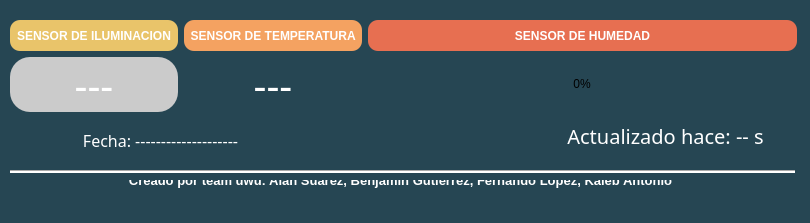
<?xml version="1.0" encoding="UTF-8"?>
<ui version="4.0">
 <class>MainWindow</class>
 <widget class="QMainWindow" name="MainWindow">
  <property name="geometry">
   <rect>
    <x>0</x>
    <y>0</y>
    <width>810</width>
    <height>223</height>
   </rect>
  </property>
  <property name="windowTitle">
   <string>Momnitoreo</string>
  </property>
  <property name="windowIcon">
   <iconset>
    <normaloff>../../../../../Downloads/cheems.png</normaloff>../../../../../Downloads/cheems.png</iconset>
  </property>
  <property name="styleSheet">
   <string notr="true">background-color: rgb(38, 70, 83);</string>
  </property>
  <property name="animated">
   <bool>true</bool>
  </property>
  <widget class="QWidget" name="centralwidget">
   <widget class="QWidget" name="gridLayoutWidget">
    <property name="geometry">
     <rect>
      <x>10</x>
      <y>20</y>
      <width>787</width>
      <height>92</height>
     </rect>
    </property>
    <layout class="QGridLayout" name="gridLayout">
     <item row="1" column="1">
      <widget class="QLabel" name="labelTemperatura">
       <property name="font">
        <font>
         <family>OCR A Extended</family>
         <pointsize>30</pointsize>
        </font>
       </property>
       <property name="styleSheet">
        <string notr="true">color:white;</string>
       </property>
       <property name="text">
        <string>---</string>
       </property>
       <property name="alignment">
        <set>Qt::AlignCenter</set>
       </property>
      </widget>
     </item>
     <item row="0" column="2">
      <widget class="QLabel" name="label_3">
       <property name="font">
        <font>
         <family>System</family>
         <weight>75</weight>
         <bold>true</bold>
        </font>
       </property>
       <property name="styleSheet">
        <string notr="true">color:white;
background-color: rgb(231, 111, 81);
border-radius: 10px;
border-style: solid;
</string>
       </property>
       <property name="text">
        <string>  SENSOR DE HUMEDAD  </string>
       </property>
       <property name="alignment">
        <set>Qt::AlignCenter</set>
       </property>
      </widget>
     </item>
     <item row="1" column="0">
      <widget class="QLabel" name="labelProximidad">
       <property name="font">
        <font>
         <family>OCR A Extended</family>
         <pointsize>30</pointsize>
        </font>
       </property>
       <property name="styleSheet">
        <string notr="true">color:white;
background-color: rgb(203, 203, 203);
border-radius: 20px;</string>
       </property>
       <property name="text">
        <string>---</string>
       </property>
       <property name="alignment">
        <set>Qt::AlignCenter</set>
       </property>
      </widget>
     </item>
     <item row="0" column="0">
      <widget class="QLabel" name="label">
       <property name="font">
        <font>
         <family>System</family>
         <weight>75</weight>
         <bold>true</bold>
        </font>
       </property>
       <property name="styleSheet">
        <string notr="true">color:white;
border-radius: 10px;
border-style: solid;
background-color: rgb(233, 196, 106);</string>
       </property>
       <property name="text">
        <string>  SENSOR DE ILUMINACION  </string>
       </property>
       <property name="alignment">
        <set>Qt::AlignCenter</set>
       </property>
      </widget>
     </item>
     <item row="0" column="1">
      <widget class="QLabel" name="label_2">
       <property name="font">
        <font>
         <family>System</family>
         <weight>75</weight>
         <bold>true</bold>
        </font>
       </property>
       <property name="styleSheet">
        <string notr="true">color:white;
border-radius: 10px;
border-style: solid;
background-color: rgb(244, 162, 97);</string>
       </property>
       <property name="text">
        <string>  SENSOR DE TEMPERATURA  </string>
       </property>
       <property name="alignment">
        <set>Qt::AlignCenter</set>
       </property>
      </widget>
     </item>
     <item row="1" column="2">
      <widget class="QProgressBar" name="progressBar">
       <property name="font">
        <font>
         <family>System</family>
         <italic>false</italic>
        </font>
       </property>
       <property name="toolTip">
        <string>&lt;html&gt;&lt;head/&gt;&lt;body&gt;&lt;p&gt;Esta es una prueba&lt;/p&gt;&lt;/body&gt;&lt;/html&gt;</string>
       </property>
       <property name="layoutDirection">
        <enum>Qt::LeftToRight</enum>
       </property>
       <property name="autoFillBackground">
        <bool>false</bool>
       </property>
       <property name="styleSheet">
        <string notr="true">QProgressBar{
	background-color: rgba(211, 211, 211, .5);
	color: rgb(0, 0, 0);
	border-style: solid;
	border-radius: 10px;
	text-align: center;
}

QProgressBar::chunk{
	border-radius: 10px;
	background-color: qlineargradient(spread:pad, x1:0.189732, y1:0.204, x2:0.907, y2:0.125, stop:0 rgba(223, 223, 111, 255), stop:1 rgba(218, 72, 109, 255));
}
</string>
       </property>
       <property name="value">
        <number>0</number>
       </property>
       <property name="alignment">
        <set>Qt::AlignCenter</set>
       </property>
       <property name="orientation">
        <enum>Qt::Horizontal</enum>
       </property>
      </widget>
     </item>
    </layout>
   </widget>
   <widget class="Line" name="line">
    <property name="geometry">
     <rect>
      <x>10</x>
      <y>170</y>
      <width>785</width>
      <height>3</height>
     </rect>
    </property>
    <property name="styleSheet">
     <string notr="true">background-color: rgb(255, 255, 255);</string>
    </property>
    <property name="orientation">
     <enum>Qt::Horizontal</enum>
    </property>
   </widget>
   <widget class="QLabel" name="label_6">
    <property name="geometry">
     <rect>
      <x>10</x>
      <y>180</y>
      <width>781</width>
      <height>16</height>
     </rect>
    </property>
    <property name="font">
     <font>
      <pointsize>10</pointsize>
      <weight>75</weight>
      <bold>true</bold>
     </font>
    </property>
    <property name="styleSheet">
     <string notr="true">color:white;</string>
    </property>
    <property name="text">
     <string>Creado por team uwu: Alan Suárez, Benjamín Gutierrez, Fernando López, Kaleb Antonio
</string>
    </property>
    <property name="alignment">
     <set>Qt::AlignCenter</set>
    </property>
   </widget>
   <widget class="QLabel" name="labelRefresh">
    <property name="geometry">
     <rect>
      <x>540</x>
      <y>120</y>
      <width>251</width>
      <height>31</height>
     </rect>
    </property>
    <property name="font">
     <font>
      <family>OCR A Extended</family>
      <pointsize>15</pointsize>
     </font>
    </property>
    <property name="styleSheet">
     <string notr="true">color:white;</string>
    </property>
    <property name="text">
     <string>Actualizado hace: -- s</string>
    </property>
    <property name="alignment">
     <set>Qt::AlignCenter</set>
    </property>
   </widget>
   <widget class="QLabel" name="labelFecha">
    <property name="geometry">
     <rect>
      <x>10</x>
      <y>120</y>
      <width>301</width>
      <height>41</height>
     </rect>
    </property>
    <property name="font">
     <font>
      <family>OCR A Extended</family>
      <pointsize>12</pointsize>
     </font>
    </property>
    <property name="styleSheet">
     <string notr="true">color:white;</string>
    </property>
    <property name="text">
     <string>Fecha: --------------------</string>
    </property>
    <property name="alignment">
     <set>Qt::AlignCenter</set>
    </property>
   </widget>
  </widget>
  <widget class="QStatusBar" name="statusbar"/>
 </widget>
 <resources/>
 <connections/>
</ui>
